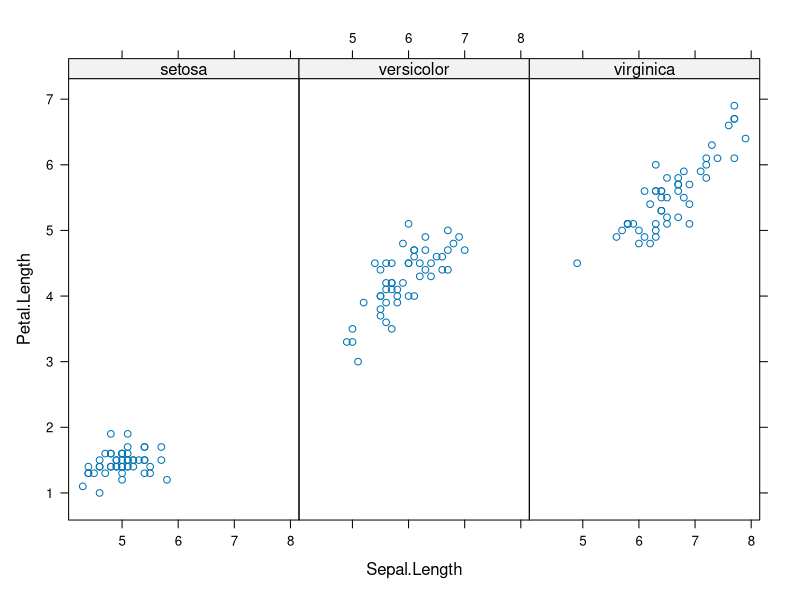
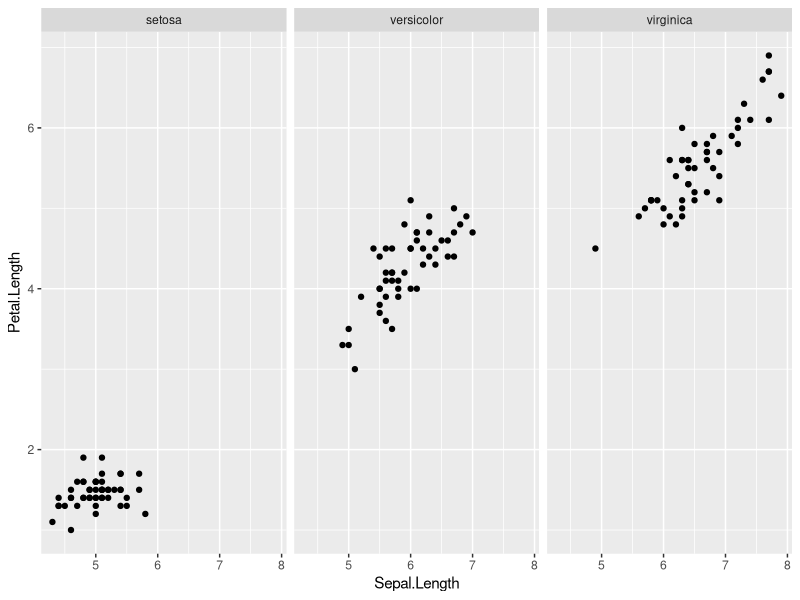
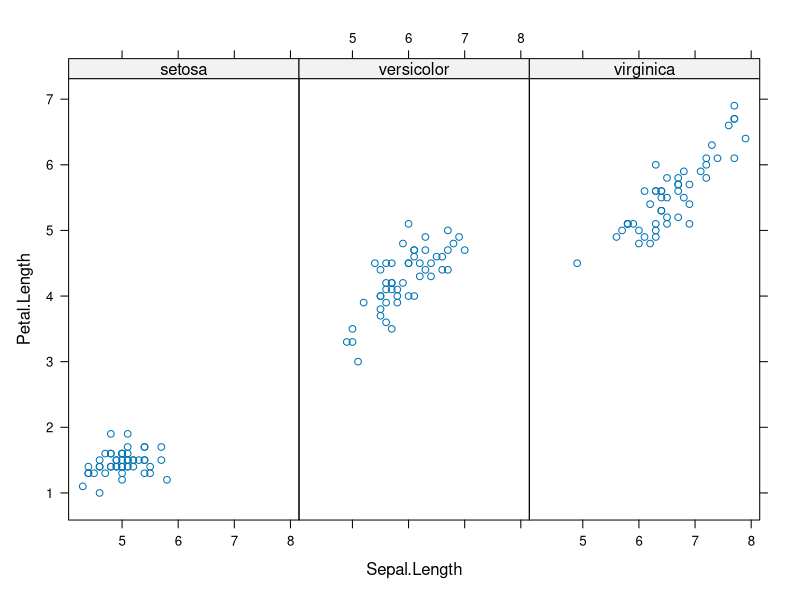
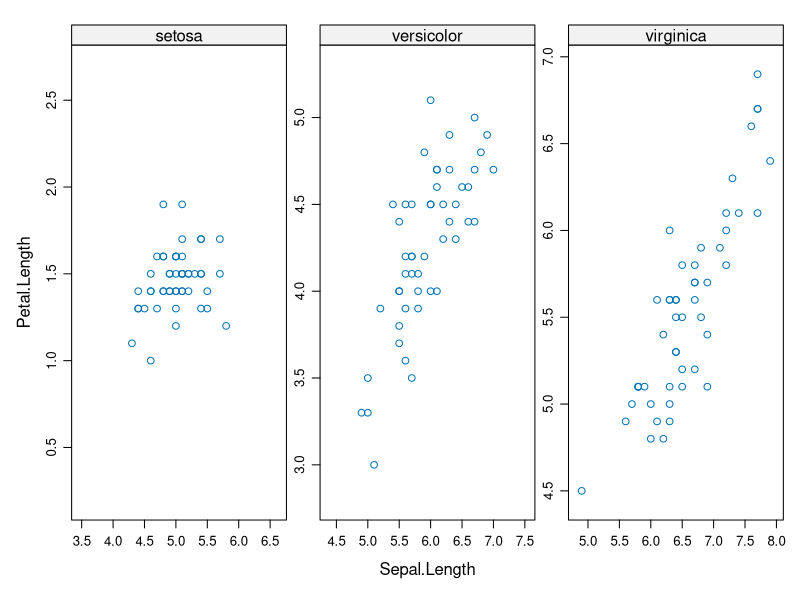
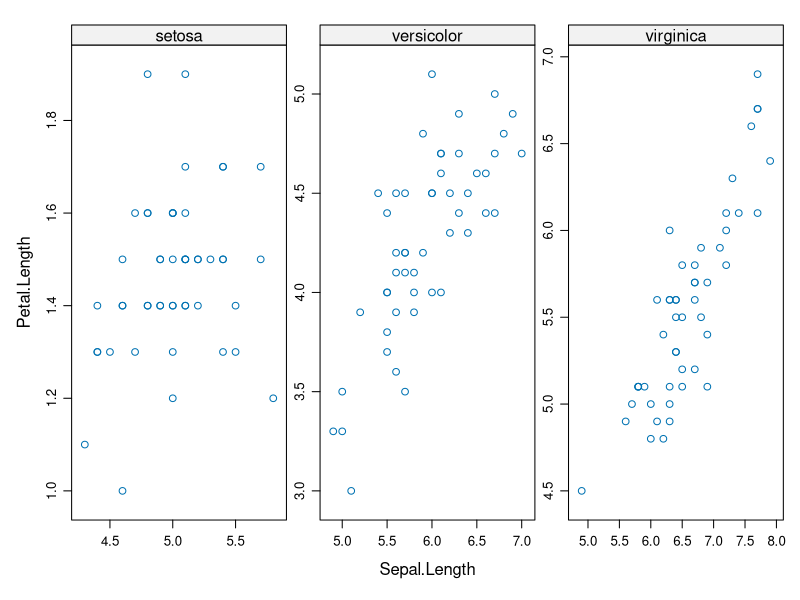
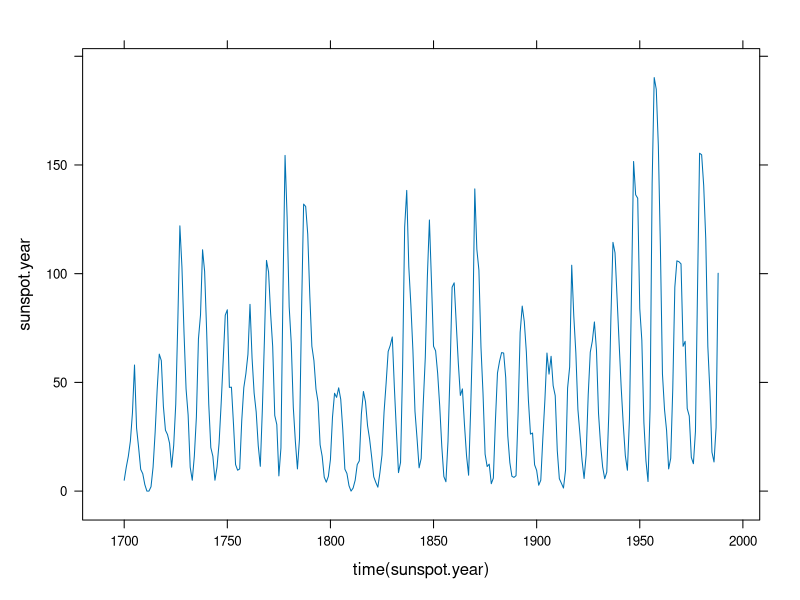
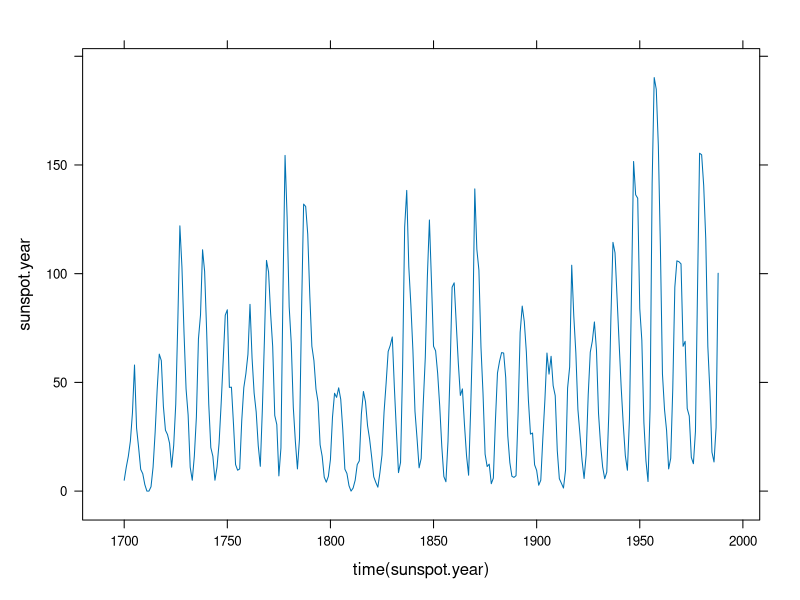

Write the R code that produced these figures, in order.
## 
library(lattice)
xyplot(Petal.Length ~ Sepal.Length | Species,
   data = iris, layout = c(3, 1))

## 
library(ggplot2)
p <- qplot(Sepal.Length, Petal.Length, data = iris)
p + facet_wrap(~ Species, ncol = 3)

## 
xyplot(Petal.Length ~ Sepal.Length | Species,
   data = iris, layout = c(3, 1))

## 
xyplot(Petal.Length ~ Sepal.Length | Species,
   data = iris, layout = c(3, 1),
   scales = list(relation = "sliced"))

## 
xyplot(Petal.Length ~ Sepal.Length | Species,
   data = iris, layout = c(3, 1),
   scales = list(relation = "free"))

## 
xyplot(sunspot.year ~ time(sunspot.year), type = "l")

## 
xyplot(sunspot.year ~ time(sunspot.year), type = "l")

